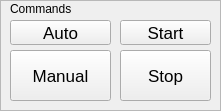
   <widget class="QFrame" name="frame_8">
    <property name="geometry">
     <rect>
      <x>670</x>
      <y>190</y>
      <width>221</width>
      <height>111</height>
     </rect>
    </property>
    <property name="frameShape">
     <enum>QFrame::StyledPanel</enum>
    </property>
    <property name="frameShadow">
     <enum>QFrame::Raised</enum>
    </property>
    <widget class="QLabel" name="label_7">
     <property name="geometry">
      <rect>
       <x>10</x>
       <y>0</y>
       <width>76</width>
       <height>17</height>
      </rect>
     </property>
     <property name="contextMenuPolicy">
      <enum>Qt::ActionsContextMenu</enum>
     </property>
     <property name="layoutDirection">
      <enum>Qt::LeftToRight</enum>
     </property>
     <property name="text">
      <string>Commands</string>
     </property>
    </widget>
    <widget class="QPushButton" name="btn_manual_req">
     <property name="geometry">
      <rect>
       <x>10</x>
       <y>50</y>
       <width>101</width>
       <height>51</height>
      </rect>
     </property>
     <property name="font">
      <font>
       <pointsize>13</pointsize>
      </font>
     </property>
     <property name="text">
      <string>Manual</string>
     </property>
    </widget>
    <widget class="QPushButton" name="btn_cycle_start">
     <property name="geometry">
      <rect>
       <x>120</x>
       <y>20</y>
       <width>91</width>
       <height>25</height>
      </rect>
     </property>
     <property name="font">
      <font>
       <pointsize>13</pointsize>
      </font>
     </property>
     <property name="text">
      <string>Start</string>
     </property>
    </widget>
    <widget class="QPushButton" name="btn_auto_req">
     <property name="geometry">
      <rect>
       <x>10</x>
       <y>20</y>
       <width>101</width>
       <height>25</height>
      </rect>
     </property>
     <property name="font">
      <font>
       <pointsize>13</pointsize>
      </font>
     </property>
     <property name="text">
      <string>Auto</string>
     </property>
    </widget>
    <widget class="QPushButton" name="btn_cycle_stop">
     <property name="geometry">
      <rect>
       <x>120</x>
       <y>50</y>
       <width>91</width>
       <height>51</height>
      </rect>
     </property>
     <property name="font">
      <font>
       <pointsize>13</pointsize>
      </font>
     </property>
     <property name="text">
      <string>Stop</string>
     </property>
    </widget>
   </widget>
